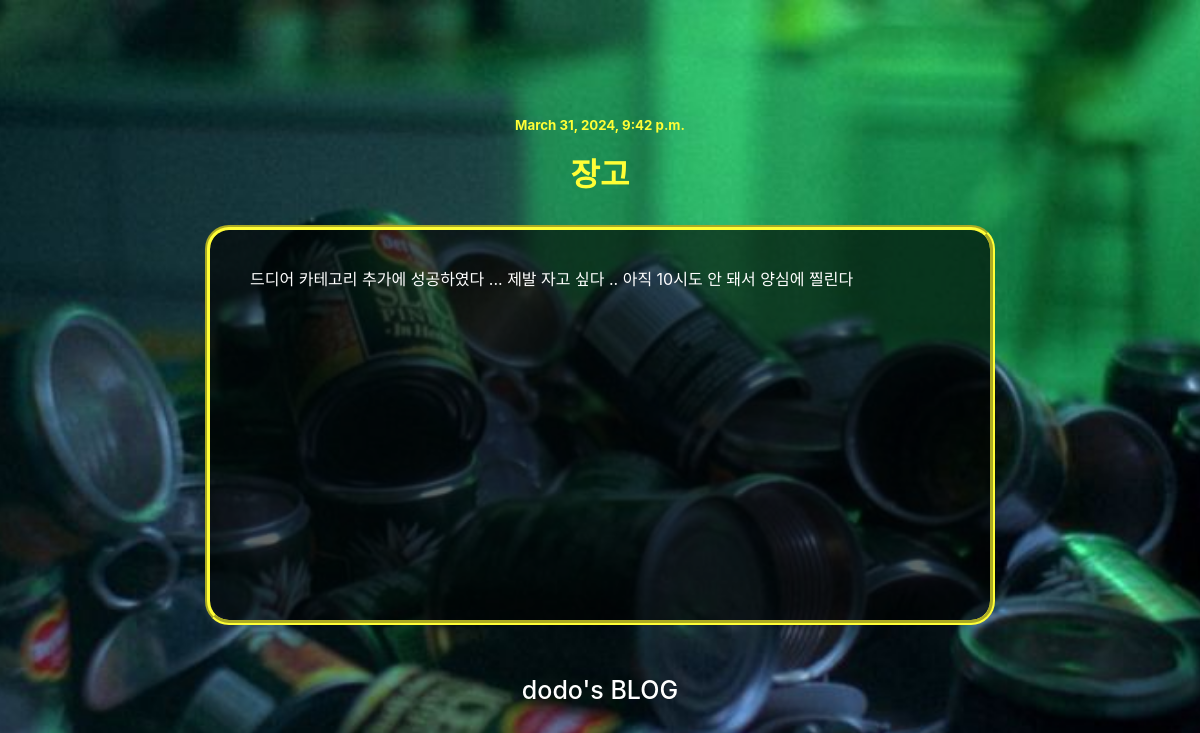
Page /detail/13 on the committed database.
### blogApp/models.py (models this page shows, shortened)
class Article(models.Model):
  category=models.CharField(max_length=50)
  title=models.CharField(max_length=200)
  content=models.TextField()
  created_at = models.DateTimeField(auto_now_add=True)

### blogApp/views.py (the view)
# urls.py: path('detail/<int:article_id>', views.detail, name='detail'),
def detail(request, article_id):
  article=Article.objects.get(id=article_id)
  return render(request, 'detail.html', {'article': article})

### blogApp/templates/detail.html (shortened to what this page needs)
{% load tz %} {% load static %}
<!DOCTYPE html>
<html lang="en">
    <head>
        <link rel="stylesheet" type="text/css" href="{% static 'detail.css' %}" />
        <link
            rel="stylesheet"
            as="style"
            crossorigin
            href="https://cdn.jsdelivr.net/gh/orioncactus/pretendard@v1.3.8/dist/web/static/pretendard.css"
        />
    </head>
    <body>
        <h5>{{ article.created_at|timezone:"Asia/Seoul" }}</h5>
        <h1>{{ article.title }}</h1>
        <div class="box">
            <p>{{ article.content }}</p>
        </div>
        <a href="{% url 'list' %}" class="logo">dodo's BLOG</a>
    </body>
</html>

### blogApp/static/detail.css (style rules this page uses)
body { background-image: url('back.jpg'); background-size: cover; background-position: center; background-repeat: no-repeat; display: flex; justify-content: center; align-items: center; height: 100vh; margin: 0; flex-direction: column; }
.box { width: 700px; height: 350px; background-color: rgba(0, 0, 0, 0.6); border-radius: 24px; border: 5px #fffe36 groove; display: flex; padding: 20px 40px; }
* { font-family: 'Pretendard Variable', Pretendard, -apple-system, BlinkMacSystemFont, system-ui, Roboto, 'Helvetica Neue', 'Segoe UI', 'Apple SD Gothic Neo', 'Noto Sans KR', 'Malgun Gothic', 'Apple Color Emoji', 'Segoe UI Emoji', 'Segoe UI Symbol', sans-serif; color: white; text-decoration: none; }
h1 { color: #fffe36; margin-bottom: 30px; }
h5 { color: #fffe36; margin-bottom: -5px; }
.logo { font-size: 25px; font-weight: 500; margin-top: 50px; }

### rows in the picture
Article: created_at "March 31, 2024, 9:42 p.m.", title "장고", content "드디어 카테고리 추가에 성공하였다 ... 제발 자고 싶다 .. 아직 10시도 안 돼서 양심에 찔린다"
